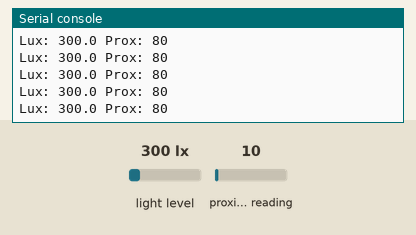
The program below on a simulated Raspberry Pi Pico running MicroPython. Parts: the last lines printed to the serial console. The inputs (shaded band) are chosen by the test bench; at power-on: light level 300 lx, proximity reading 10.

Above: at 1.2 s.
1.3 s: light level set to 40 lx
At 1.32 s:
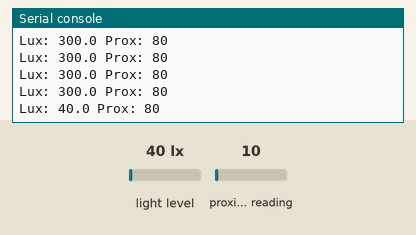
2.8 s: proximity reading set to 5
At 2.83 s:
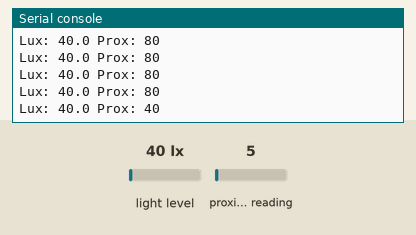
4.3 s: light level set to 500 lx
At 4.34 s:
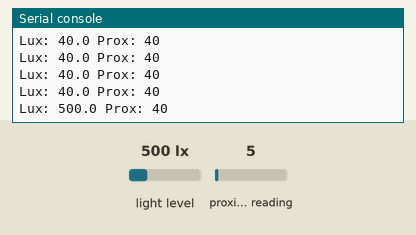
Timing chart, 0 to 7.3 s (numbered marks = the images above; inputs shaded):
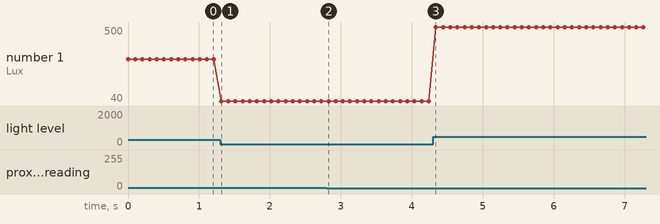

Measured:
- after the input at 1.3 s, the serial console: prints a new line at once (image 1)
- after the input at 2.8 s, the serial console: prints a new line at once (image 2)
- after the input at 4.3 s, the serial console: prints a new line at once (image 3)
- plotted number 1: 300 → 40 after the input at 1.3 s, 40 → 500 after the input at 4.3 s

The program:

demo.py
```python
import time
from pimoroni_i2c import PimoroniI2C
from breakout_ltr559 import BreakoutLTR559

PINS_BREAKOUT_GARDEN = {"sda": 4, "scl": 5}
PINS_PICO_EXPLORER = {"sda": 20, "scl": 21}

i2c = PimoroniI2C(**PINS_BREAKOUT_GARDEN)
ltr = BreakoutLTR559(i2c)

part_id = ltr.part_id()
print("Found LTR559. Part ID: 0x", '{:02x}'.format(part_id), sep="")

while True:
    reading = ltr.get_reading()
    if reading is not None:
        print("Lux:", reading[BreakoutLTR559.LUX], "Prox:", reading[BreakoutLTR559.PROXIMITY])

    time.sleep(0.1)
```
